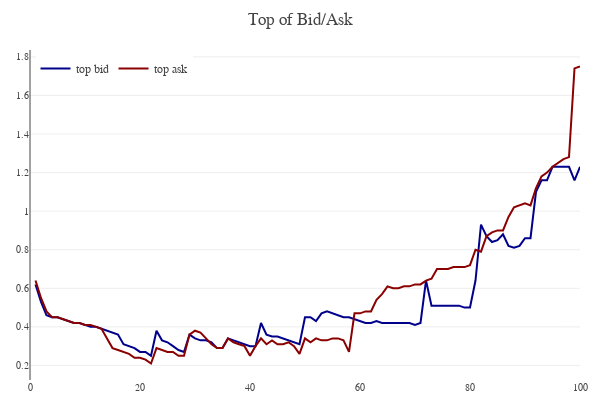

Here is the notebook cell this chart was saved with:
### Code cell
model.bank_details.top_of_book_plot()
